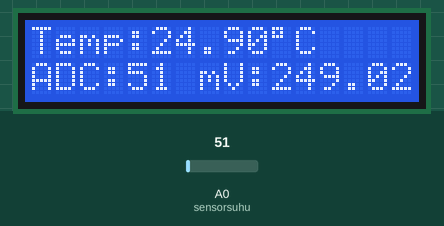
Recording of a sketch running on a simulated Arduino Uno, built with avr-gcc and run on an emulated ATmega328P. Shown: 16×2 character LCD. Inputs (shaded band) come from the test bench; at power-on: A0 (sensorsuhu) = 51.

Above: at 1.2 s.
1.3 s: A0 (sensorsuhu) set to 61
At 2.3 s:
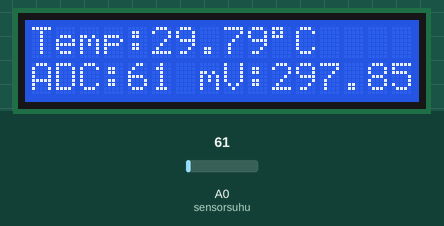
3.0 s: A0 (sensorsuhu) set to 71
At 4.2 s:
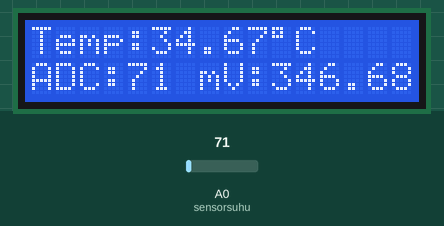
4.6 s: A0 (sensorsuhu) set to 86
At 5.0 s:
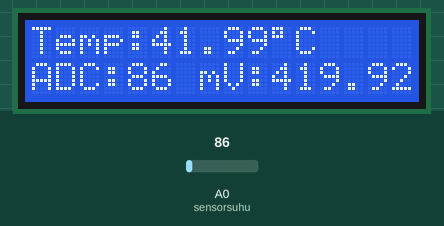
6.1 s: A0 (sensorsuhu) set to 23
At 6.9 s:
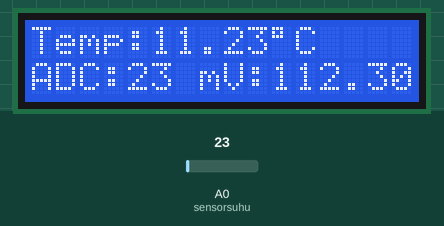
7.6 s: A0 (sensorsuhu) set to 19
At 8.8 s:
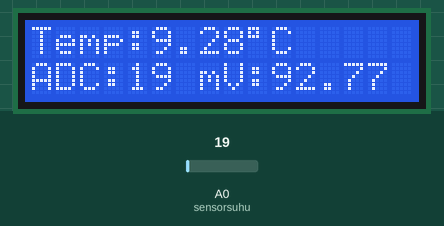
Timing chart, 0 to 10.1 s (numbered marks = the images above; inputs shaded):
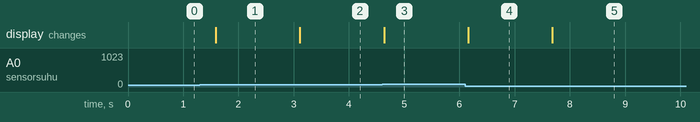

The sketch:

Program_Pembacaan_Sensor_LM35_dengan_ADC.ino
```cpp
// Program Pembacaan Sensor LM35 dengan ADC
#include <LiquidCrystal.h>
LiquidCrystal lcd(12, 11, 5, 4, 3, 2);
#define sensorsuhu A0
void setup()
{
  lcd.begin (16, 2);
}
void loop()
{
  int vref = 5;
  int adc = analogRead (sensorsuhu);
  float mv = (adc / 1024.0) * (vref * 1000);
  float cel = mv / 10;
  lcd.clear();
  lcd.setCursor(0, 0);
  lcd.print("Temp:");
  lcd.print(cel);
  lcd.print(char(223));
  lcd.print("C");
  lcd.setCursor(0, 1);
  lcd.print("ADC:");
  lcd.print(adc);
  lcd.setCursor(7, 1);
  lcd.print("mV:");
  lcd.print(mv);
  delay(500);
}
```

Measured:
- after the input at 1.3 s, the display: changes after 0.29 s (image 1)
- after the input at 3.0 s, the display: changes after 0.11 s (image 2)
- after the input at 4.6 s, the display: changes at once (image 3)
- after the input at 6.1 s, the display: changes after 0.06 s (image 4)
- after the input at 7.6 s, the display: changes after 0.08 s (image 5)
